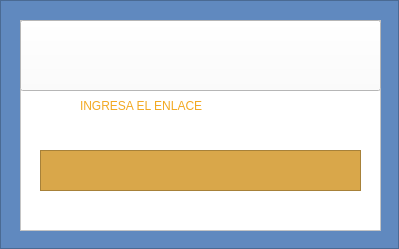
<?xml version="1.0" encoding="UTF-8"?>
<ui version="4.0">
 <class>Form</class>
 <widget class="QWidget" name="Form">
  <property name="geometry">
   <rect>
    <x>0</x>
    <y>0</y>
    <width>399</width>
    <height>249</height>
   </rect>
  </property>
  <property name="baseSize">
   <size>
    <width>0</width>
    <height>0</height>
   </size>
  </property>
  <property name="windowTitle">
   <string>Form</string>
  </property>
  <layout class="QVBoxLayout" name="verticalLayout">
   <property name="spacing">
    <number>0</number>
   </property>
   <property name="leftMargin">
    <number>0</number>
   </property>
   <property name="topMargin">
    <number>0</number>
   </property>
   <property name="rightMargin">
    <number>0</number>
   </property>
   <property name="bottomMargin">
    <number>0</number>
   </property>
   <item>
    <widget class="QFrame" name="frame">
     <property name="styleSheet">
      <string notr="true">background-color: rgb(96, 137, 191);</string>
     </property>
     <property name="frameShape">
      <enum>QFrame::StyledPanel</enum>
     </property>
     <property name="frameShadow">
      <enum>QFrame::Raised</enum>
     </property>
     <widget class="QFrame" name="frame_2">
      <property name="geometry">
       <rect>
        <x>20</x>
        <y>20</y>
        <width>361</width>
        <height>211</height>
       </rect>
      </property>
      <property name="styleSheet">
       <string notr="true">background-color: rgb(255, 255, 255);</string>
      </property>
      <property name="frameShape">
       <enum>QFrame::StyledPanel</enum>
      </property>
      <property name="frameShadow">
       <enum>QFrame::Raised</enum>
      </property>
      <widget class="QLabel" name="label">
       <property name="geometry">
        <rect>
         <x>60</x>
         <y>70</y>
         <width>241</width>
         <height>31</height>
        </rect>
       </property>
       <property name="styleSheet">
        <string notr="true">font: 700 18pt &quot;Segoe UI&quot;;
color: rgb(242, 169, 34);</string>
       </property>
       <property name="text">
        <string>INGRESA EL ENLACE</string>
       </property>
      </widget>
      <widget class="QTextEdit" name="textEdit">
       <property name="geometry">
        <rect>
         <x>20</x>
         <y>130</y>
         <width>321</width>
         <height>41</height>
        </rect>
       </property>
       <property name="styleSheet">
        <string notr="true">background-color: rgb(217, 167, 74);</string>
       </property>
      </widget>
      <widget class="QPushButton" name="pushButton">
       <property name="geometry">
        <rect>
         <x>0</x>
         <y>0</y>
         <width>361</width>
         <height>71</height>
        </rect>
       </property>
       <property name="text">
        <string/>
       </property>
       <property name="icon">
        <iconset>
         <normaloff>img/Logo.png</normaloff>img/Logo.png</iconset>
       </property>
       <property name="iconSize">
        <size>
         <width>50000</width>
         <height>95</height>
        </size>
       </property>
      </widget>
     </widget>
    </widget>
   </item>
  </layout>
 </widget>
 <resources/>
 <connections/>
</ui>
